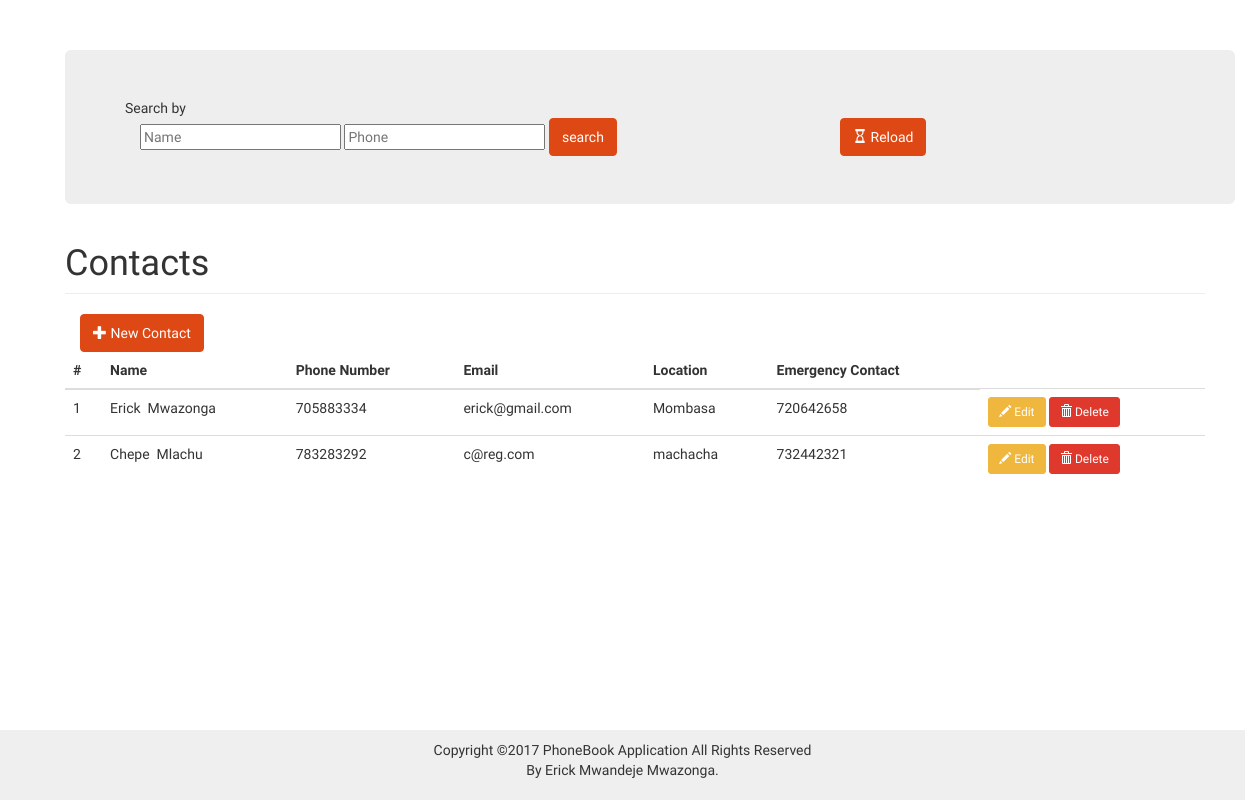
Before: /contacts with the older database file.
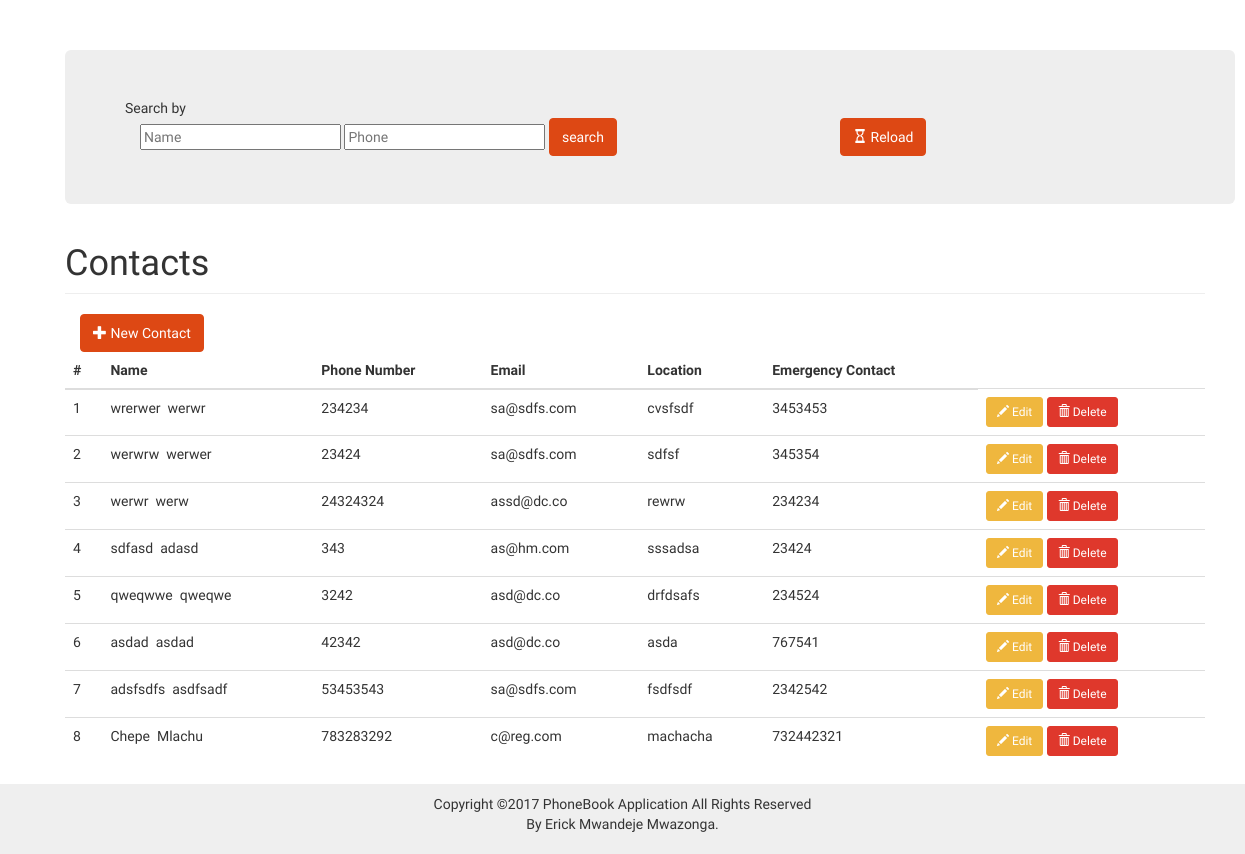
After: the same page with the newer database file.
### phonebook/models.py (models this page shows, shortened)
class Contact(models.Model):
    first_name = models.CharField(max_length=200)
    last_name = models.CharField(max_length=200)
    phone_number = models.IntegerField(default=0, unique=True)
    email = models.EmailField()
    location = models.CharField(max_length=200)
    emergency_contact = models.IntegerField(default=0, unique=True)

### phonebook/views.py (the view)
# urls.py: url(r'^contacts$', ContactListView.as_view(), name='contacts'),
class ContactListView(ListView):
    context_object_name = 'contacts'
    model = Contact
    template_name = 'phonebook/contact_list.html'
    def get_queryset(self):
        queryset = super(ContactListView, self).get_queryset().order_by('-first_name')
        by_name = self.request.GET.get('name')
        by_phone = self.request.GET.get('phone')
        if by_phone and by_name:
            return queryset.filter(
                Q(first_name__contains=by_name) | Q(last_name__contains=by_name) | Q(phone_number__contains=by_phone)
            )
        if by_name:
            return queryset.filter(
                Q(first_name__contains=by_name) | Q(last_name=by_name)
            )
        if by_phone:
            return queryset.filter(
                phone_number__contains=by_phone
            )
        return queryset
    def get_context_data(self, **kwargs):
        cxt = super(ContactListView, self).get_context_data(**kwargs)
        cxt['search_form'] = ContactSearchForm()
        return cxt

### phonebook/forms.py (shortened to what this page needs)
class ContactSearchForm(forms.Form):
    name = forms.CharField(
        max_length=100,
        required=False,
        help_text='Search by first name or last name'
    )
    phone = forms.IntegerField(
        required=False,
        help_text='Search by first name or last name'
    )
    def __init__(self, *args, **kwargs):
        super(ContactSearchForm, self).__init__(*args, **kwargs)
        self.helper = FormHelper()
        self.helper.form_class = 'form-inline'
        self.helper.field_template = 'bootstrap3/layout/inline_field.html'
        self.helper.layout = Layout(
            'name',
            'phone',
            Submit('Search', 'search', css_class='btn-default'),
        )
        self.helper.form_method = 'get'

### phonebook/templates/phonebook/contact_list.html (shortened to what this page needs)
{% extends 'phonebook/base.html' %}
{% load staticfiles %}
{% block content %}
  <div class="container">
    <div class="container jumbotron">
      <div class="">
        Search by
      </div>
      <div class="col-md-8">
        {% include "phonebook/includes/contact_search.html" %}
      </div>
      <div class="col-md-2 col-0ffset-2">
        <a type="button"
                class="btn btn-primary"
                href="{% url 'phonebook:contacts' %}">
          <span class="glyphicon glyphicon-hourglass"></span>
          Reload
        </a>
      </div>
    </div>
    <h1 class="page-header">Contacts</h1>
    <div class="col-md-2">
      <button type="button"
              class="btn btn-primary js-create-contact"
              data-url="{% url 'phonebook:contact_create' %}">
        <span class="glyphicon glyphicon-plus"></span>
        New Contact
      </button>
    </div>
    <table class="table" id="contact-table">
      <thead>
        <tr>
          <th>#</th>
          <th>Name</th>
          <th>Phone Number</th>
          <th>Email</th>
          <th>Location</th>
          <th>Emergency Contact</th>
        </tr>
      </thead>
      <tbody>
        {% include 'phonebook/includes/partial_contact_list.html' %}
      </tbody>
    </table>
  </div>
{% endblock content %}

### phonebook/templates/phonebook/includes/partial_contact_list.html
{% for contact in contacts %}
  <tr>
    <td>{{ forloop.counter }}</td>
    <td>{{ contact.first_name }} &nbsp;{{ contact.last_name }}</td>
    <td>{{ contact.phone_number }}</td>
    <td>{{ contact.email }}</td>
    <td>{{ contact.location }}</td>
    <td>{{ contact.emergency_contact }}</td>
    <td>
      <button type="button"
              class="btn btn-warning btn-sm js-update-contact"
              data-url="{% url 'phonebook:contact_update' pk=contact.id %}">
          <span class="glyphicon glyphicon-pencil"></span> Edit
      </button>
      <button type="button"
              class="btn btn-danger btn-sm js-delete-contact"
              data-url="{% url 'phonebook:contact_delete' pk=contact.id %}">
        <span class="glyphicon glyphicon-trash"></span> Delete
      </button>
    </td>
  </tr>
{% empty %}
<tr>
  <td colspan="6" class="text-center bg-warning">No Contacts</td>
</tr>
{% endfor %}

Changed rows visible on the page:
removed Contact: first_name "Erick", last_name "Mwazonga", phone_number "705883334", email "erick@gmail.com", location "Mombasa", emergency_contact "720642658"
added Contact: first_name "wrerwer", last_name "werwr", phone_number "234234", email "sa@sdfs.com", location "cvsfsdf", emergency_contact "3453453"
added Contact: first_name "werwrw", last_name "werwer", phone_number "23424", email "sa@sdfs.com", location "sdfsf", emergency_contact "345354"
added Contact: first_name "werwr", last_name "werw", phone_number "24324324", email "assd@dc.co", location "rewrw", emergency_contact "234234"
added Contact: first_name "sdfasd", last_name "adasd", phone_number "343", email "as@hm.com", location "sssadsa", emergency_contact "23424"
added Contact: first_name "qweqwwe", last_name "qweqwe", phone_number "3242", email "asd@dc.co", location "drfdsafs", emergency_contact "234524"
added Contact: first_name "asdad", last_name "asdad", phone_number "42342", email "asd@dc.co", location "asda", emergency_contact "767541"
added Contact: first_name "adsfsdfs", last_name "asdfsadf", phone_number "53453543", email "sa@sdfs.com", location "fsdfsdf", emergency_contact "2342542"
